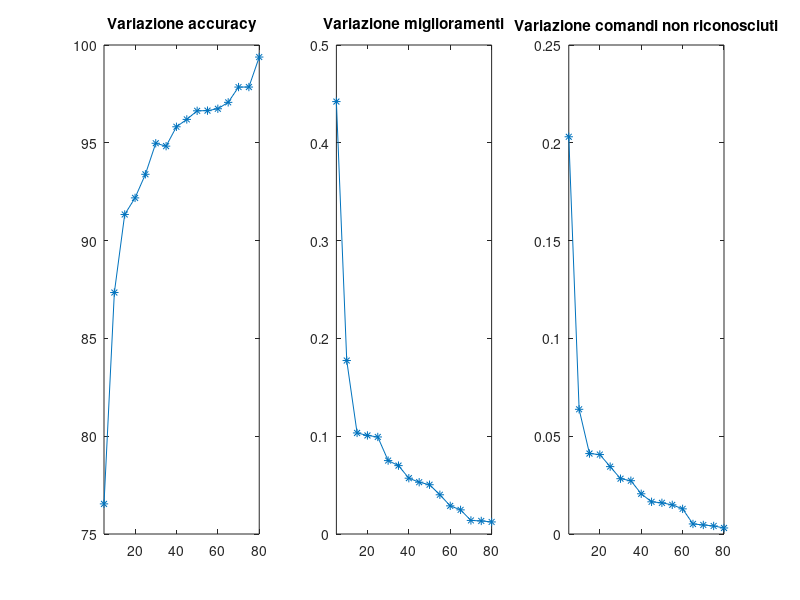

Write MATLAB code to recreate this figure.
x=[5 10 15 20 25 30 35 40 45 50 55 60 65 70 75 80];
accuracy=[76.5398 87.3455 91.336 92.1839 93.3906 94.9772 94.8293 95.8192 96.1963 96.6355 96.6443 96.7407 97.0681 97.8495 97.8512 99.3846];
miglioramenti=[860 345 201 196 193 146 136 111 103 98 78 56 48 27 26 24]./1945;
non_riconosciute=[395 124 80 79 67 55 53 40 32 31 29 25 10 9 8 6]./1945;
subplot(1,3,1), plot(x, accuracy,'-*'), title('Variazione accuracy');
xlim([5,80]);
subplot(1,3,2), plot(x, miglioramenti,'-*'), title('Variazione miglioramenti');
xlim([5,80]);
subplot(1,3,3), plot(x, non_riconosciute,'-*'), title('Variazione comandi non riconosciuti');
xlim([5,80]);